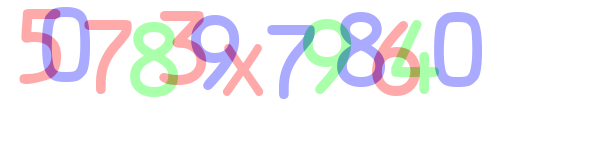
#> input picture mini_project/numberDetection/tests/0.png, 590 x 150 px; its folder holds only this picture in this run
$ python my_test.py
#> lines starting #> are read from the running program, lines starting #| are printed output that depends on the picture; after the words box and inside, x2 and y2 are one past the last pixel; in counts of white or black regions, pixels touching at a corner belong together
#> (reads mini_project/numberDetection/trained.npz from the repository)
#> in get_result, image is the input picture: shape (150, 590, 3); mean B, G, R 244.1, 240.9, 242.6
### mini_project/numberDetection/utils.py
BLUE = 0
GREEN = 1
RED = 2

def get_chars(image, color):
    other_1 = (color + 1) % 3
    other_2 = (color + 2) % 3

    c= image[:,:,other_1] == 255
    image[c] = [0,0,0]

    c = image[:,:,other_2] == 255
    image[c] = [0,0,0]

    c = image[:,:,color] <170
    image[c] = [0,0,0]

    c = image[:,:,color] != 0
    image[c] = [255,255,255]

    return image


import cv2

def extract_chars(image):
    chars = []
    colors = [BLUE, GREEN, RED]

    for color in colors:
        image_from_one_color = get_chars(image.copy(), color)
        image_gray = cv2.cvtColor(image_from_one_color, cv2.COLOR_BGR2GRAY)
        ret, thresh = cv2.threshold(image_gray, 127,255,0)

        contours, _ = cv2.findContours(thresh, cv2.RETR_EXTERNAL, cv2.CHAIN_APPROX_SIMPLE)

        for contour in contours:
            area = cv2.contourArea(contour)
            if area > 50:
                x, y, width, height = cv2.boundingRect(contour)
                roi = image_gray[y:y+height, x:x+width]
                chars.append((x,roi))
#> this loop made 3 passes
#> pass 1, in get_chars, `c= image[:,:,other_1] == 255`:
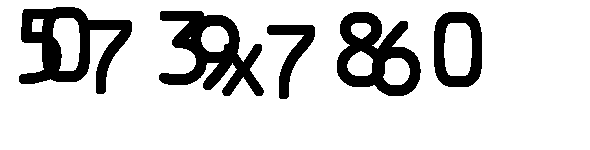
#> c: shape (150, 590) bool; 83% white; 5 black regions, box (x1, y1, x2, y2) and area: (19, 7, 132, 94) 4241, (159, 11, 264, 96) 4063, (337, 12, 421, 96) 3582, (434, 12, 482, 87) 1926, (267, 25, 315, 99) 1227
#> pass 1, in get_chars, `c = image[:,:,color] <170`:
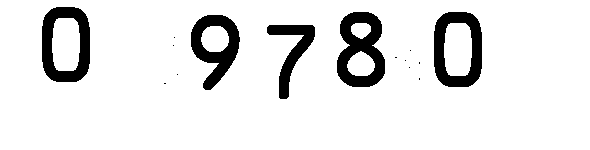
#> c: shape (150, 590) bool; 89.9% white; 15 black regions (10 under 20 px), largest, box (x1, y1, x2, y2) and area: (337, 12, 385, 87) 2126, (42, 7, 90, 82) 1926, (434, 12, 482, 87) 1926, (191, 15, 240, 90) 1749, (267, 25, 315, 99) 1227
#> after the loop:
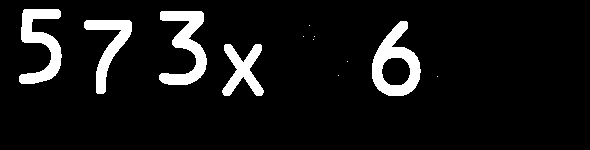
#> image_from_one_color: shape (150, 590, 3); 8.2% white; 12 white regions (7 under 20 px), largest, box (x1, y1, x2, y2) and area: (372, 21, 421, 96) 1740, (159, 11, 207, 85) 1665, (19, 9, 62, 84) 1568, (84, 20, 132, 94) 1227, (222, 44, 264, 96) 1058
#> after the loop, chars = 13 items

    chars = sorted(chars, key= lambda char: char[0])
    return chars

import numpy as np

def resize20(image):
    resized = cv2.resize(image, (20,20))
    return resized.reshape(-1,400).astype(np.float32)

### mini_project/numberDetection/my_test.py
import numpy as np
import cv2
import utils

FILE_NAME = "trained.npz"

# def check(test, train, train_labels):
#     ret, result, neighbours, dist = knn.findNearest(test, k=5)
#     return result

def check_svm(test):
    return svm.predict(test)

def check_knn(test):
    ret, result, neighbours, dist = knn.findNearest(test, k=5)
    return result

def get_result(file_name, algorithm):
    image = cv2.imread(file_name)
    chars = utils.extract_chars(image)
#> chars = 13 items
    result_string = ""

    for char in chars:
        if algorithm=="svm":
            matched = check_svm(utils.resize20(char[1]))
            matched = matched[1][0][0]
        elif algorithm=="knn":
            matched = check_knn(utils.resize20(char[1]))
        if matched < 10:
            result_string += str(int(matched))
            continue
        if matched == 10:
            matched = '+'
        elif matched == 11:
            matched = '-'
        elif matched == 12:
            matched = '*'
        result_string +=matched
#> this loop made 13 passes
#> (ret in check_knn, result in check_knn, neighbours in check_knn, dist in check_knn, result_string) on passes 1, 3, 4, 5, 6, 7, 8: (5, [5], [[5, 5, 5, 5, 5]], [[0, 0, 0, 0, 0]], '5'), (7, [7], [[7, 7, 7, 7, 7]], [[0, 0, 0, 0, 0]], '507'), (8, [8], [[8, 8, 8, 8, 8]], [[0, 0, 0, 0, 0]], '5078'), (3, [3], [[3, 3, 3, 3, 3]], [[0, 0, 0, 0, 0]], '50783'), (9, [9], [[9, 9, 9, 9, 9]], [[0, 0, 0, 0, 0]], '507839'), (7, [7], [[7, 7, 7, 7, 7]], [[9707182, 9707182, 9707182, 9707182, 9707182]], '5078397'), (7, [7], [[7, 7, 7, 7, 7]], [[0, 0, 0, 0, 0]], '50783977')
#> (ret in check_knn, result in check_knn, dist in check_knn, result_string) on passes 2, 13: (0, [0], [[0, 0, 0, 0, 0]], '50'), (0, [0], [[0, 0, 0, 0, 0]], '5078397798640')
#> pass 1, in resize20, `resized = cv2.resize(image, (20,20))`:
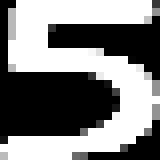
#> resized: shape (20, 20) (shown 8 times larger); min 0, max 255, mean 126.7
#> pass 2, in resize20 (call 2), `resized = cv2.resize(image, (20,20))`:
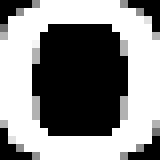
#> resized: shape (20, 20) (shown 8 times larger); min 0, max 255, mean 137.6
#> pass 3, in resize20 (call 3), `resized = cv2.resize(image, (20,20))`:
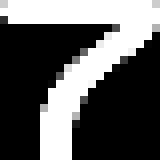
#> resized: shape (20, 20) (shown 8 times larger); min 0, max 255, mean 91
    return result_string


####################### main ##########################
with np.load(FILE_NAME) as data:
    train = data['train']
    train_labels = data['train_labels']

############ knn ################
knn = cv2.ml.KNearest_create()
knn.train(train, cv2.ml.ROW_SAMPLE, train_labels)

############ svm ################
svm = cv2.ml.SVM_create()
svm.setType(cv2.ml.SVM_C_SVC) # c 파라미터
svm.setC(2.67)
svm.setGamma(5.383)
# svm.setKernel(cv2.ml.SVM_RBF) # Gamma 파라미터
svm.train(train, cv2.ml.ROW_SAMPLE, train_labels)
svm.save('svm_data.dat')

for i in range(31):
    print("knn: ", get_result("./tests/{}.png".format(i), "knn"))
    print("svm: ", get_result("./tests/{}.png".format(i), "svm"))
#> the loop in extract_chars (call 2), `for color in colors:` made 3 passes
#> pass 2, in get_chars (call 5), `c = image[:,:,other_2] == 255`:
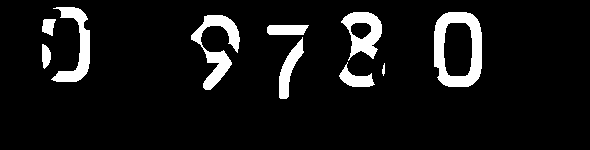
#> c: shape (150, 590) bool; 8.1% white; 10 white regions, largest, box (x1, y1, x2, y2) and area: (434, 12, 482, 87) 1894, (191, 15, 240, 90) 1340, (51, 7, 90, 82) 1108
#> the loop in get_result (call 2), `for char in chars:` made 13 passes
#> result_string on passes 1 to 12: '5', '50', '507', '5078', '50783', '507839', '507839*', '507839*7', '507839*79', '507839*798', '507839*7986', '507839*79864'
#> (the run stopped early here; a loop or call above may not have finished)
